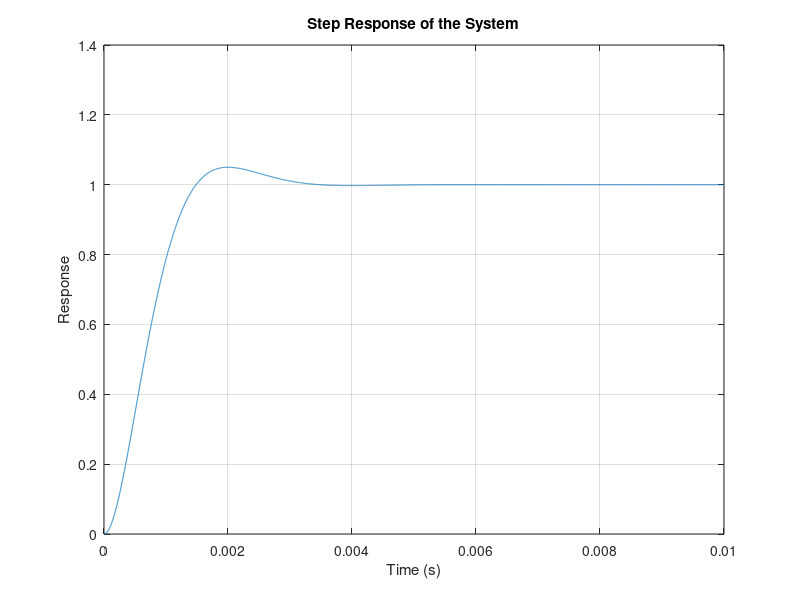

Write MATLAB code to recreate this figure. (Note: this script raises an error after producing the figure.)
% Warm up task 1:

PO = 10;                                                % Percent overshoot
Tp = 0.005;                                             % Peak time

z = (-log(PO/100)) / (sqrt(pi^2 + (log(PO/100))^2));    % Calculated formula for zeta
wn = pi / (Tp*sqrt(1-z^2));                             % Calculated formula for wn

s = tf('s');
G = (wn^2) / (s^2 + 2*z*wn*s + wn^2);                   % Transfer function from warm up task 1

t = 0:0.00000001:0.02;                                  % Time vector
% y = step(G, t);                                       % Function generating step response for the transfer function "G" and time interval "t"

%{
% Plot the step response
figure;
plot(t, y);
xlabel('Time (s)');
ylabel('Response');
title('Step Response of the System');
grid on;

% Calculate the settling time and rise time
format long
settlingTime = stepinfo(G).SettlingTime
riseTime = stepinfo(G).RiseTime;
%}





% Warm up task 2:

PO = 5;                                                    % Percent overshoot
Tp = 0.002;                                                 % Peak time

z = (-log(PO/100)) / (sqrt(pi^2 + (log(PO/100))^2));        % Calculated formula for zeta
wn = pi / (Tp*sqrt(1-z^2));                                 % Calculated formula for wn
balance = 10*z*wn;

gam = 5000;
a = 5000;

s = tf('s');
G = ((gam/a)*(s+a)*(wn^2)) / ((s^2 + 2*z*wn*s + wn^2)*(s+gam));   % Transfer function from warm up task 1

t = 0:0.000001:0.01;                                       % Time vector
y = step(G, t);                                             % Function generating step response for the transfer function "G" and time interval "t"


% Plot the step response
figure;
plot(t, y);
xlabel('Time (s)');
ylabel('Response');
title('Step Response of the System');
grid on;

% Calculate the settling time and rise time
format long
settlingTime = stepinfo(G).SettlingTime
riseTime = stepinfo(G).RiseTime;
settlingValue = y(end)
